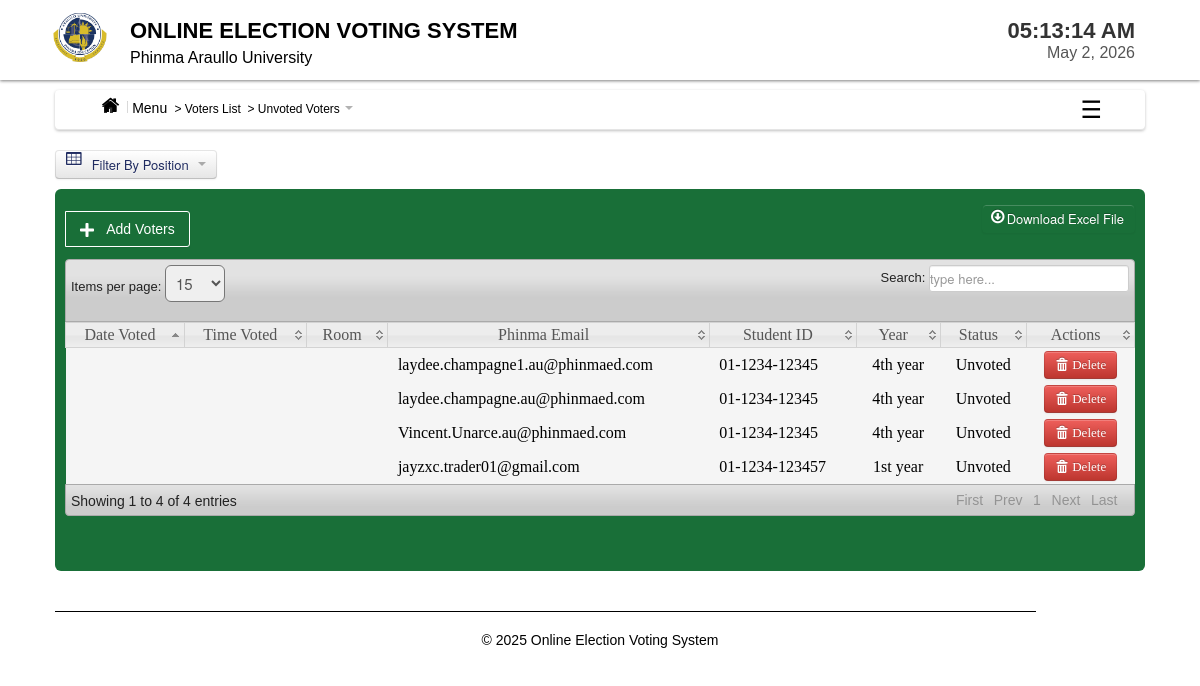
/admin/Unvoted_voters.php (signed in), run on the app's committed database.
### tables this page shows
CREATE TABLE `voters` (
  `VoterID` int(11) NOT NULL,
  `FirstName` varchar(150) NOT NULL,
  `LastName` varchar(150) NOT NULL,
  `MiddleName` varchar(100) NOT NULL,
  `Username` varchar(100) NOT NULL,
  `Password` varchar(100) NOT NULL,
  `Email` varchar(150) NOT NULL,
  `Year` varchar(100) NOT NULL,
  `Status` varchar(20) NOT NULL,
  `SchoolID` varchar(100) NOT NULL,
  `Verified` enum('Verified','Not Verified') NOT NULL DEFAULT 'Not Verified',
  `DateVoted` varchar(50) NOT NULL,
  `TimeVoted` varchar(50) NOT NULL,
  `Room` varchar(100) NOT NULL
);

### admin/Unvoted_voters.php (the view, shortened to what this page needs)
<?php
include('header.php');
include('dbcon.php');
?>
</head>
<body>
<?php include('nav_top.php'); ?>
<div class="wrapper">
<div class="home_body">
<?php include('menusidebar.php'); ?>
<section style="margin-top: 20px;">
 <section style="margin-top: 20px;">
  <div class="dropdown">
    <button class="btn dropdown-toggle" type="button" data-toggle="dropdown"
  #000; border: none;>
  <i class="icon-table icon-large" style="margin-right: 8px;"></i> Filter By Position
  <span class="caret" style="border-top-color: #000; margin-left: 6px;"></span>
</button>
  </div>
</section>
</section>
<section>
	<div id="element" class="hero-body">
		    <div class="pagination">
    <ul>
    <li  class=""><a href="new_voter.php"><font color="white"><i class="icon-plus icon-large"></i>Add Voters</font></a></li>
    </ul>
    </div>
			<div class="excel_button">
			<form method="POST" action="excel_unvoted_voter.php">
	<button id="excel" class="btn btn-success" name="save"><i class="icon-download icon-large"></i>Download Excel File</button>
	</form>
	</div>
	<table class="users-table">
<div class="demo_jui">
		<table cellpadding="0" cellspacing="0" border="0" class="display" id="log" class="jtable">
		<thead>
<tr>
    <th>Date Voted</th>
    <th>Time Voted</th>
    <th>Room</th>
    <th>Phinma Email</th>
    <th>Student ID</th>
    <th>Year</th>
    <th>Status</th>
    <th>Actions</th>
</tr>
</thead>
<tbody>
<?php $voter_query = mysqli_query($conn, "SELECT * FROM voters WHERE status='UnVoted'");
while($voter_rows = mysqli_fetch_array($voter_query)) {
    $id = $voter_rows['VoterID'];
?>
<tr class="del<?php echo $id ?>">
    <td><?php echo $voter_rows['DateVoted']; ?></td>
    <td><?php echo $voter_rows['TimeVoted']; ?></td>
    <td><?php echo $voter_rows['Room']; ?></td>
    <td><?php echo $voter_rows['Username']; ?></td>
    <td><?php echo $voter_rows['SchoolID']; ?></td>
    <td align="center"><?php echo $voter_rows['Year']; ?></td>
    <td align="center"><?php echo $voter_rows['Status']; ?></td>
    <td align="center">
        <a class="btn btn-danger1" id="<?php echo $id; ?>">
            <i class="icon-trash icon-large"></i>&nbsp;Delete
        </a>
    </td>
</tr>
<?php } ?>
			</tbody>
		</table>
	</div>
	<?php include('footer.php')?>
</div>
</div>
</body>
</html>

### admin/css/datatable/demo_table_jui.css (style rules this page uses)
table.display thead th { cursor: pointer; padding: 3px 0 3px 10px; }
table.display { border-collapse: collapse; clear: both; margin: 0 auto; width: 100%; }
table.display td { padding: 3px 10px; }
tr.odd { background-color: #f5f5f5; }
tr.even { background-color: #f5f5f5; }
tr.odd td.sorting_1 { background-color: f5f5f5; }
tr.even td.sorting_1 { background-color: f5f5f5; }

### admin/css/Home.css (style rules this page uses)
* { margin: 0; padding: 0; }
body { font-family: "Poppins", sans-serif; font-size: 14px; background-color: #fff ; background-position: 0 0px; }
.wrapper { width:1090px; margin:10px auto; }

### data on the page
voters: Username "laydee.champagne1.au@phinmaed.com", SchoolID "01-1234-12345", Year "4th year", Status "Unvoted"
voters: Username "laydee.champagne.au@phinmaed.com", SchoolID "01-1234-12345", Year "4th year", Status "Unvoted"
voters: Username "Vincent.Unarce.au@phinmaed.com", SchoolID "01-1234-12345", Year "4th year", Status "Unvoted"
voters: Username "jayzxc.trader01@gmail.com", SchoolID "01-1234-123457", Year "1st year", Status "Unvoted"

### other printed values
$main_label "Voters List"
$subpage_label "Unvoted Voters"
